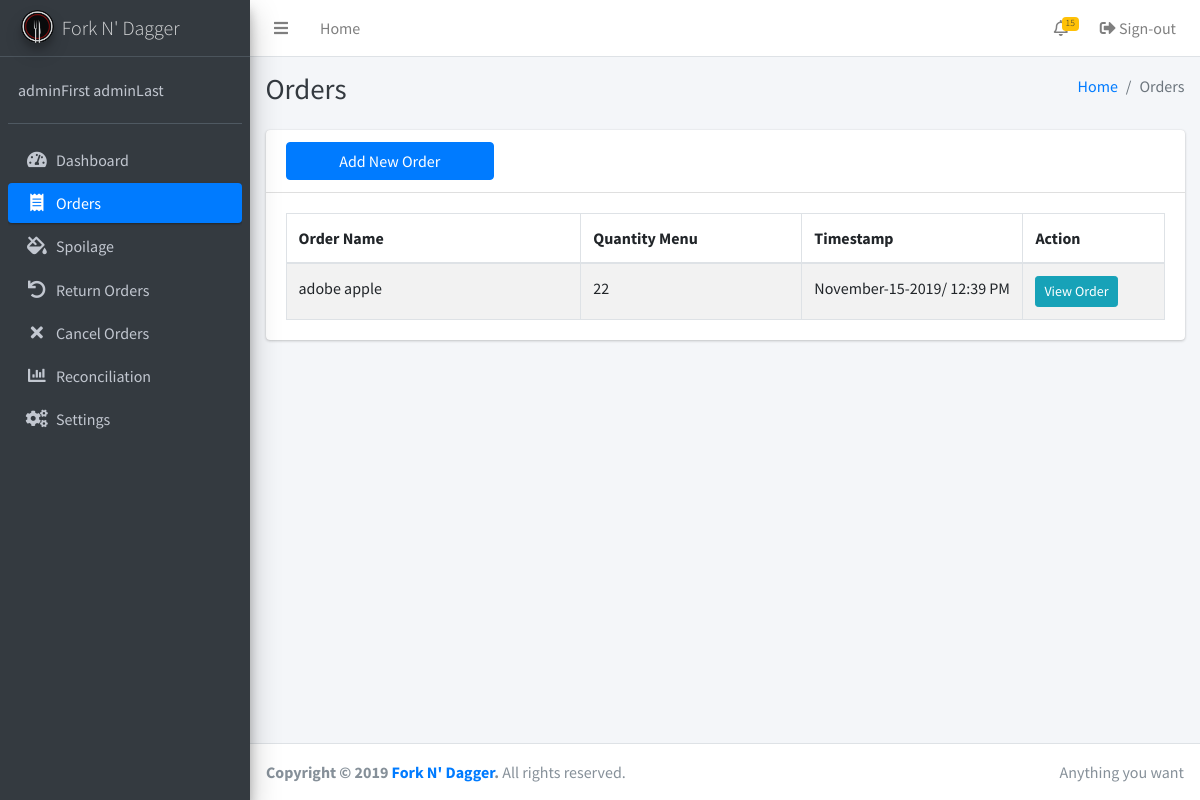
Before: /order.php (signed in) with the older database file.
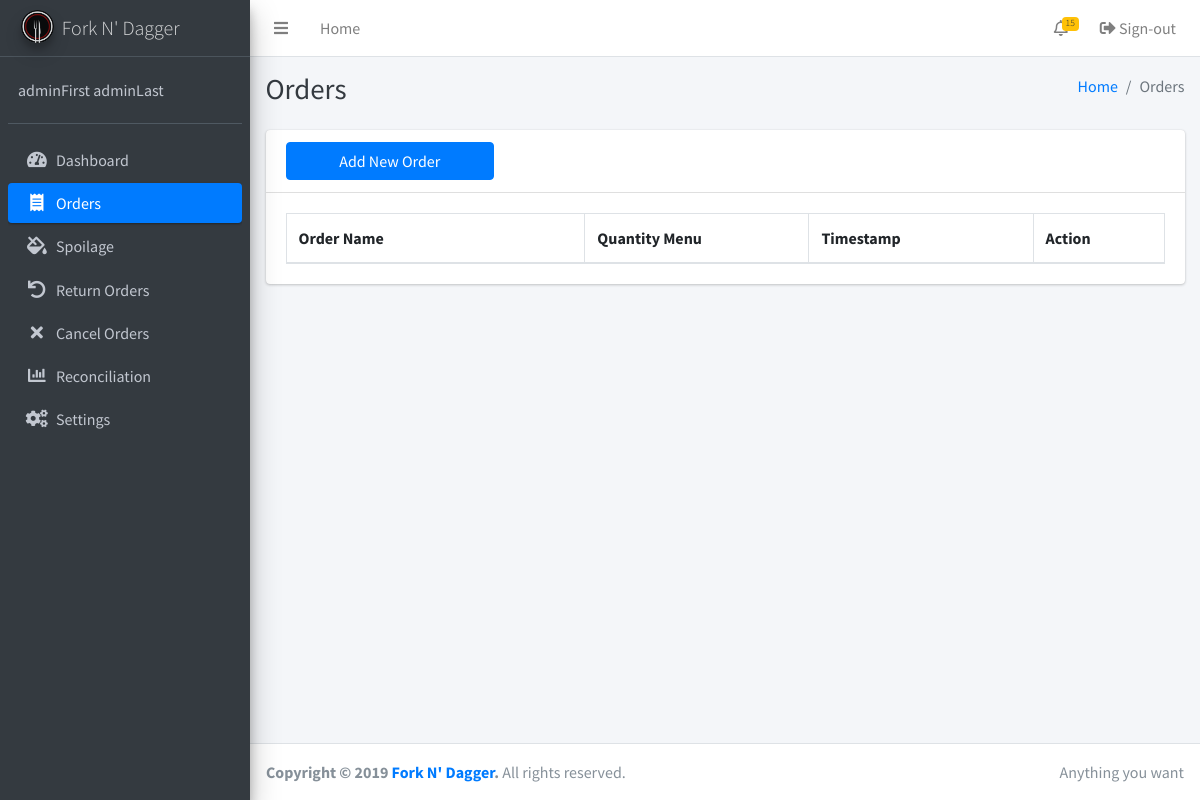
After: the same page with the newer database file.
### tables this page shows
CREATE TABLE IF NOT EXISTS `orders` (
  `order_id` bigint(255) NOT NULL AUTO_INCREMENT,
  `qtyMenu` bigint(255) DEFAULT NULL,
  `menu_id` bigint(255) DEFAULT NULL,
  `timestamp` timestamp(6) NULL DEFAULT NULL,
  `addItemId` int(255) DEFAULT NULL,
  PRIMARY KEY (`order_id`)
);

CREATE TABLE IF NOT EXISTS `menu` (
  `id` bigint(255) NOT NULL AUTO_INCREMENT,
  `name` varchar(255) NOT NULL,
  `description` varchar(255) NOT NULL,
  `timestamp` timestamp(6) NOT NULL,
  `adminID` int(255) NOT NULL,
  PRIMARY KEY (`id`)
);

### order.php (the view, shortened to what this page needs)
<?php include 'inc/session.php'; ?>
<?php include 'inc/header.php'; ?>
<body class="hold-transition sidebar-mini">
<div class="wrapper">
<?php
include 'inc/navbar.php'; ?>
  <div class="content-wrapper">
    <div class="content-header">
      <div class="container-fluid">
        <div class="row mb-2">
          <div class="col-sm-6">
            <h1 class="m-0 text-dark">Orders</h1>
          </div>
          <div class="col-sm-6">
            <ol class="breadcrumb float-sm-right">
              <li class="breadcrumb-item"><a href="index.php">Home</a></li>
              <li class="breadcrumb-item active">Orders</li>
            </ol>
          </div>
        </div>
      </div>
    </div>
    <div class="content">
      <div class="container">
        <div class="row">
          <div class="col-12">
            <div class="card">
              <div class="card-header">
                <div class="row">
                  <div class="col-3">
                  <button type="button" class="btn btn-block btn-primary" data-toggle="modal" data-target="#item">Add New Order</button>
                  </div>
                </div>
              </div>
              <div class="card-body">
                <table class="table table-bordered table-striped display">
                  <thead>
                  <tr>
                    <th width="160">Order Name</th>
                    <th width="120">Quantity Menu</th>
                    <th width="120">Timestamp</th>
                    <th width="50">Action</th>
                  </tr>
                  </thead>
                  <tbody>
                  <?php
                  $getAllOrders = mysqli_query($conn, "SELECT * FROM `orders` JOIN `menu` ON id=menu_id");
                  while($row = mysqli_fetch_assoc($getAllOrders)) {
                  ?>
                    <tr>
                      <td><?php echo $row['name'] ?></td>
                      <td><?php echo $row['qtyMenu'] ?></td>
                      <td><?php echo date('F-j-Y/ g:i A',strtotime($row['timestamp']));  ?></td>
                      <td>
                        <button type="button" class="btn btn-info btn-sm m-0 sendOrderId" data-toggle="modal" data-target="#viewOrder" id="<?php echo $row['order_id'] ?>">View Order</button>
                      </td>
                    </tr>
                  <?php
                  }
                  ?>
                  </tbody>
                </table>
              </div>
            </div>
          </div>
        </div>
      </div>
  </div>
</div>
  <?php include 'inc/footer.php'; ?>
</div>
</body>
</html>

Changed rows visible on the page:
removed orders: menu.name "adobe apple", qtyMenu "22", menu.timestamp "November-15-2019/ 12:39 PM"
